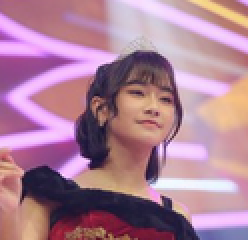
//> input picture img/freya.png, 124 x 120 px (shown 2 times larger)
$ ./main ../../img/freya.png   (built with g++ and OpenCV 4)
//> lines starting //> are read from the running program, lines starting //| are printed output that depends on the picture; after the words box and inside, x2 and y2 are one past the last pixel; in counts of white or black regions, pixels touching at a corner belong together
#include "opencv2/imgcodecs.hpp"
#include "opencv2/highgui.hpp"
#include "opencv2/imgproc.hpp"
using namespace cv;
using namespace std;
int main(int argc, char** argv)
{
    // Declare the output variables
    Mat dst, cdst, cdstP;
    const char* default_file = "sudoku.png";
    const char* filename = argc >=2 ? argv[1] : default_file;
    // Loads an image
    Mat src = imread( samples::findFile( filename ), IMREAD_GRAYSCALE );
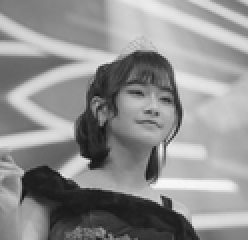
//> src: 120 rows x 124 cols, CV_8UC1 (shown 2 times larger); min 20, max 248, mean 144
    // Check if image is loaded fine
    if(src.empty()){
        printf(" Error opening image\n");
        printf(" Program Arguments: [image_name -- default %s] \n", default_file);
        return -1;
    }
    // Edge detection
    Canny(src, dst, 50, 200, 3);
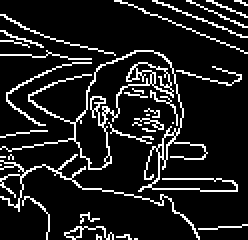
//> dst: 120 rows x 124 cols, CV_8UC1 (shown 2 times larger); 12.2% white in thin lines or dots
		//erode(dst, dst, getStructuringElement(MORPH_ELLIPSE, Size(3, 3)));
		morphologyEx(dst, dst, MORPH_CLOSE, getStructuringElement(MORPH_ELLIPSE, Size(5, 5)));
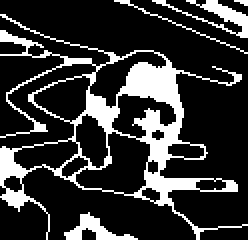
//> dst: 120 rows x 124 cols, CV_8UC1 (shown 2 times larger); 20.8% white; 5 white regions (1 under 20 px), largest, box (x1, y1, x2, y2) and area: (0, 7, 124, 120) 2576, (76, 0, 124, 19) 237, (32, 106, 69, 120) 191, (57, 0, 124, 27) 75
    // Copy edges to the images that will display the results in BGR
    cvtColor(dst, cdst, COLOR_GRAY2BGR);
    cdstP = cdst.clone();
    // [17 lines of commented-out code are left out]
    vector<Vec4i> linesP; // will hold the results of the detection
    HoughLinesP(dst, linesP, 1, CV_PI/180, 100, 50, 5 ); // runs the actual detection
//> linesP = empty
    // Draw the lines
    for( size_t i = 0; i < linesP.size(); i++ )
    {
        //Vec4i l = linesP[i];
        line(cdstP, Point(linesP[i][0], linesP[i][1]), Point(linesP[i][2], linesP[i][3]), Scalar(0,0,255), 1, LINE_AA);
    }
//> this loop made 0 passes
    // Show results
    //imshow("Source", src);
    //imshow("Detected Lines (in red) - Standard Hough Line Transform", cdst);
    imshow("Detected Lines (in red) - Probabilistic Line Transform", cdstP);
    // Wait and Exit
    while (waitKey(100) != 27);
//> the Esc key is pressed
    return 0;
}
